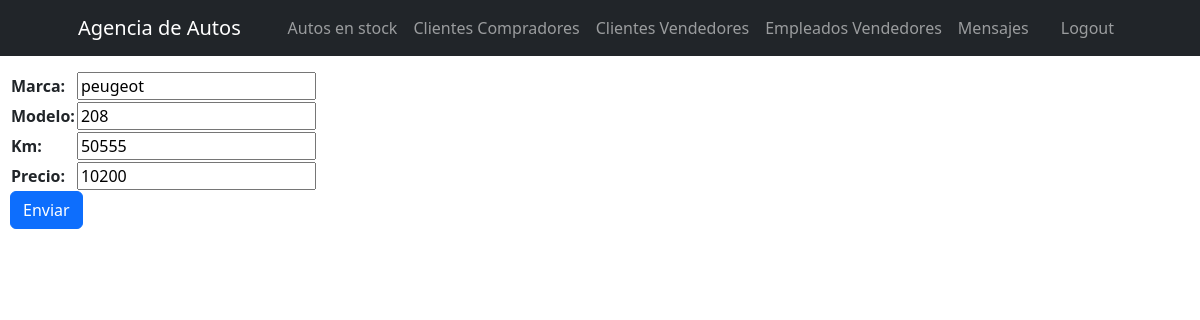
/AgenciApp/editarAuto/peugeot/208/, run on the app's committed database.
### AgenciApp/models.py (models this page shows, shortened)
class autosEnStock(models.Model):
    marca = models.CharField(max_length=40)
    modelo = models.CharField(max_length=40)
    km = models.IntegerField()
    precio = models.IntegerField()

### AgenciApp/views.py (the view)
# urls.py: path('editarAuto/<marca_auto>/<modelo_auto>/', editarAuto, name='editarAuto'),
def editarAuto(request, marca_auto, modelo_auto):
    auto = autosEnStock.objects.get(marca=marca_auto, modelo=modelo_auto)
    if request.method == 'POST':
        miFormulario = autosFormulario(request.POST)
        if miFormulario.is_valid():
            data = miFormulario.cleaned_data
            auto.marca = data['marca']
            auto.modelo = data['modelo']
            auto.km = data['km']
            auto.precio = data['precio']
            auto.save()
            miFormulario = autosFormulario()
            Autos = autosEnStock.objects.all()
            return redirect('setAutosEnStock')
    else:
        miFormulario = autosFormulario(initial={'marca': auto.marca, 'modelo': auto.modelo, 'km': auto.km, 'precio': auto.precio})
    return render(request, "AgenciApp/editarAutosEnStock.html", {"miFormulario": miFormulario})

### AgenciApp/forms.py
class autosFormulario(forms.Form):
    marca = forms.CharField()
    modelo = forms.CharField()
    km = forms.IntegerField()
    precio = forms.IntegerField()

### AgenciApp/templates/AgenciApp/editarAutosEnStock.html (shortened to what this page needs)
<div>
    {% extends "AgenciApp/inicio.html" %}
    {% load static %}
    {% block contenidoQueCambia %}
    <form action="" method="post"> {% csrf_token %}
        <table>
            {{ miFormulario.as_table }}
        </table>
        <input class="btn btn-primary" type="submit" value="Enviar">
    </form>
    {% endblock %}

### data on the page
autosEnStock: marca "peugeot", modelo "208", km "50555", precio "10200"
